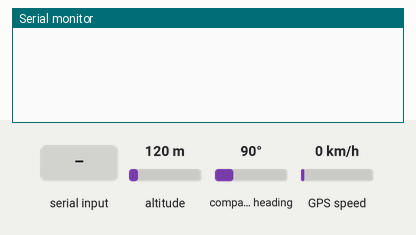
This sketch was run on a simulated Arduino Uno, built with avr-gcc and run on an emulated ATmega328P. Shown: the last lines printed to the serial monitor. The test bench sets the inputs (shaded band); at power-on: altitude 120 m, compass heading 90°, GPS speed 0 km/h. The GPS gets a fix after 3 s at 37.7749, -122.4194 with 8 satellites; the modem accepts every AT command (registered, SIM ready, sends succeed) and sends nothing else.

Above: at 2.3 s.
2.4 s: "locate_bag" received over the second serial link
At 5.2 s:
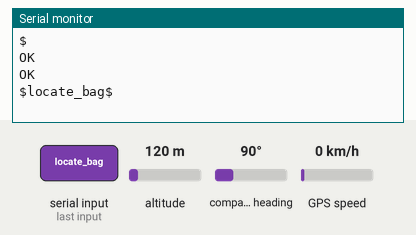
At 7.0 s:
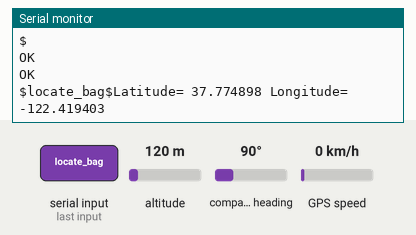

Measured:
- after the input at 2.4 s, the serial monitor: prints a new line after 1.7 s (image 1)

The sketch:

bag_locate.ino
```cpp
#include <SoftwareSerial.h>
#include <AltSoftSerial.h>
#include <TinyGPS++.h>

const String PHONE = "+8801975021104";

String textMessage;

//GSM Module RX pin to Arduino 3
//GSM Module TX pin to Arduino 2

#define rxPin 2
#define txPin 3

const int buttonPin = 10;
SoftwareSerial sim800(rxPin,txPin);

//GPS Module RX pin to Arduino 9
//GPS Module TX pin to Arduino 8
AltSoftSerial neogps;
int buttonState;
TinyGPSPlus gps;

void setup() {

  Serial.begin(115200);
  sim800.begin(9600);
  neogps.begin(9600);

  pinMode(buttonPin, INPUT);

  sim800.print("AT+CMGF=1\r"); //SMS text mode
  delay(1000);

  sim800.print("AT+CNMI=2,2,0,0,0\r");
  delay(100);
}

void loop() {
  if(sim800.available()>0){
    textMessage = sim800.readString();
    Serial.print(textMessage);
    delay(10);
  }
  if(textMessage.indexOf("locate_bag")>=0){
    sendSmsGPS("Location");
  }
}
void sendSmsGPS(String text)
{
  // Can take up to 60 seconds
  boolean newData = false;
  for (unsigned long start = millis(); millis() - start < 2000;)
  {
    while (neogps.available())
    {
      if (gps.encode(neogps.read()))
      {
        newData = true;
      }
    }
  }
  if (newData)      //If newData is true
  {
    float flat, flon;
    unsigned long age;
    Serial.print("Latitude= ");
    Serial.print(gps.location.lat(), 6);
    Serial.print(" Longitude= ");
    Serial.println(gps.location.lng(), 6);
    newData = false;
    delay(300);
    sim800.print("AT+CMGF=1\r");
    delay(1000);
    sim800.print("AT+CMGS=\""+PHONE+"\"\r");
    delay(1000);
    sim800.print("http://maps.google.com/maps?q=loc:");
    sim800.print(gps.location.lat(), 6);
    sim800.print(",");
    sim800.print(gps.location.lng(), 6);
    delay(100);
    sim800.write(0x1A); //ascii code for ctrl-26 //sim800.println((char)26); //ascii code for ctrl-26
    delay(1000);
  }
}
```
